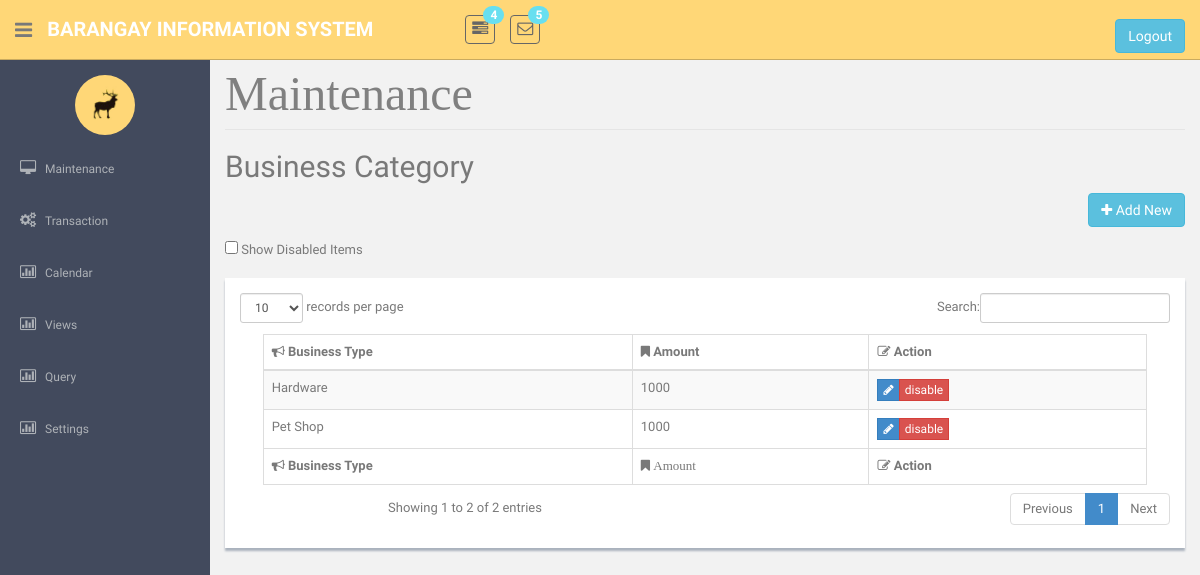
The app's page /BusinessCat.php, older data.
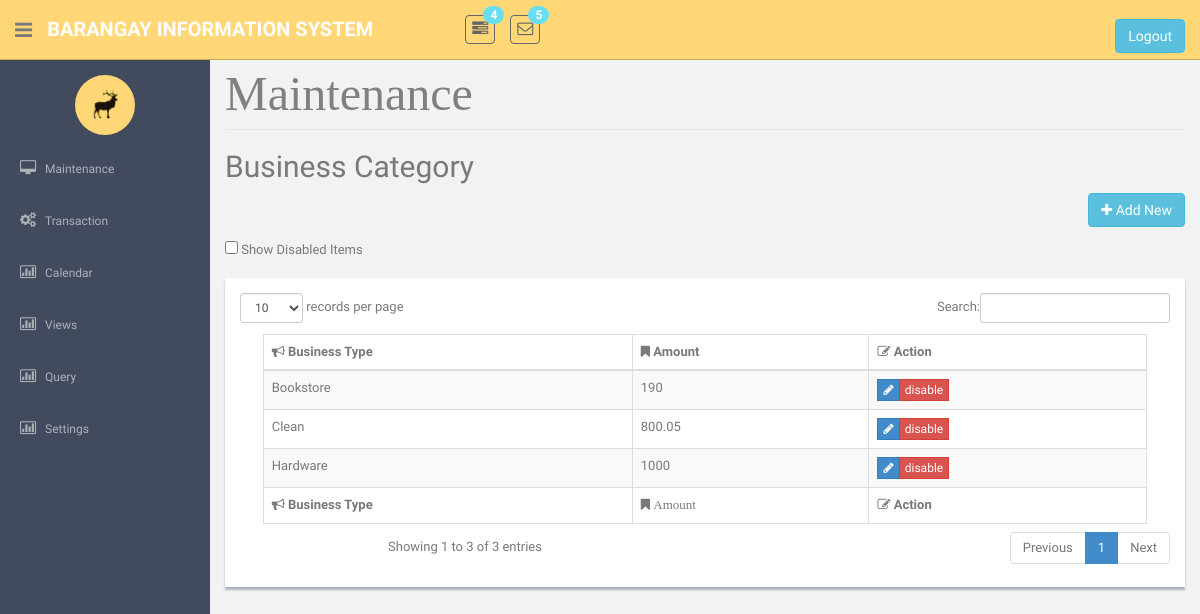
The same page, newer data.
### tables this page shows
CREATE TABLE `tblbusinesscate` (
  `strBusCatergory` int(25) NOT NULL,
  `strBusCateName` varchar(45) NOT NULL,
  `dblAmount` double NOT NULL,
  `strStatus` varchar(20) NOT NULL
);

### BusinessCat.php (the view, shortened to what this page needs)
 <!DOCTYPE html>
 <?php require('header.php');?>
 <?php require('sidebar.php');?>
 <link href="datTables/dataTables.bootstrap.css" rel="stylesheet" />
<body>
<section id="main-content">
	<section class="wrapper site-min-height">
		<form method = POST>
			<legend ><font face = "cambria" size = 8 color = "grey"> Maintenance </font></legend>
				<h2>Business Category</h2>
				<p align="right">
				<button type="button" class="btn btn-info" name = "btnEdit1" id = "btnEdit1"  onclick = "window.location = 'AddBusinessCategory.php'" ><i class="fa fa-plus"></i> Add New</button>
				</p>
				<input align="left" type= checkbox id = "showdisabled" onclick ="showdis()"> Show Disabled Items
	<form method = POST>
	<center>
	<br>
	<div class = "showback" id = "tblview" >
		<table   class="table table-striped table-bordered table-hover" id="dataTable" border = '2' style = 'width:95%'>
			<thead>
				<tr>
					<th><i class="fa fa-bullhorn"></i> Business Type</th>
					<th><i class="fa fa-bookmark"></i> Amount</th>
					<th><i class="fa fa-edit"></i> Action</th>
				</tr>
			</thead>
			<tfoot>
				<tr>
					<th><i class="fa fa-bullhorn"></i> Business Type</th>
					<th><i class="fa fa-bookmark"> Amount</th>
					<th><i class="fa fa-edit"></i> Action</th>
				</tr>
			</tfoot>
			<tbody>
				<?php
					require('connection.php');
					$sql = "select * from tblBusinessCate where strStatus = 'Enabled'";
					$query = mysqli_query($con, $sql);
					if(mysqli_num_rows($query) > 0){
						while($row = mysqli_fetch_object($query)){?>
						<tr>
							<td><?php echo $row->strBusCateName?></td>
							<td><?php echo $row->dblAmount?></td>
							<td>
								<div class="btn-group " role="group" aria-label="..." >
									<div class="btn-group " role="group">
										<button  class="btn btn-primary btn-xs" type = submit name = "btnEdit" value = <?php echo $row->strBusCatergory; ?> ><i class="fa fa-pencil"></i></button>
										<button  class="btn btn-danger btn-xs" type = submit name = "btnDelete" onclick = "return confirm('Do you really want to continue?');" value = <?php echo $row->strBusCatergory; ?> >disable</button>
									</div>
								</div>
							</td>
						</tr>
					<?php }}
				?>
			</tbody>
		</table>
	</div>
	</center>
</form>
</section>
    </section>
  </section>
	</body>
</html>

Row changes from the older to the newer data that the page shows:
no longer on this page (row edited): tblbusinesscate: strBusCateName "Pet Shop", dblAmount "1000", $row->strBusCatergory 3 (drawn)
now on this page (row edited): tblbusinesscate: strBusCateName "Clean", dblAmount "800.05", $row->strBusCatergory 5 (drawn)
added tblbusinesscate: strBusCateName "Bookstore", dblAmount "190", $row->strBusCatergory 7 (drawn)
Text that changed along with them:
text written by a page script: "records per page Search: Showing 1 to 2 of 2 entries Previous 1 Next" → "records per page Search: Showing 1 to 3 of 3 entries Previous 1 Next"
